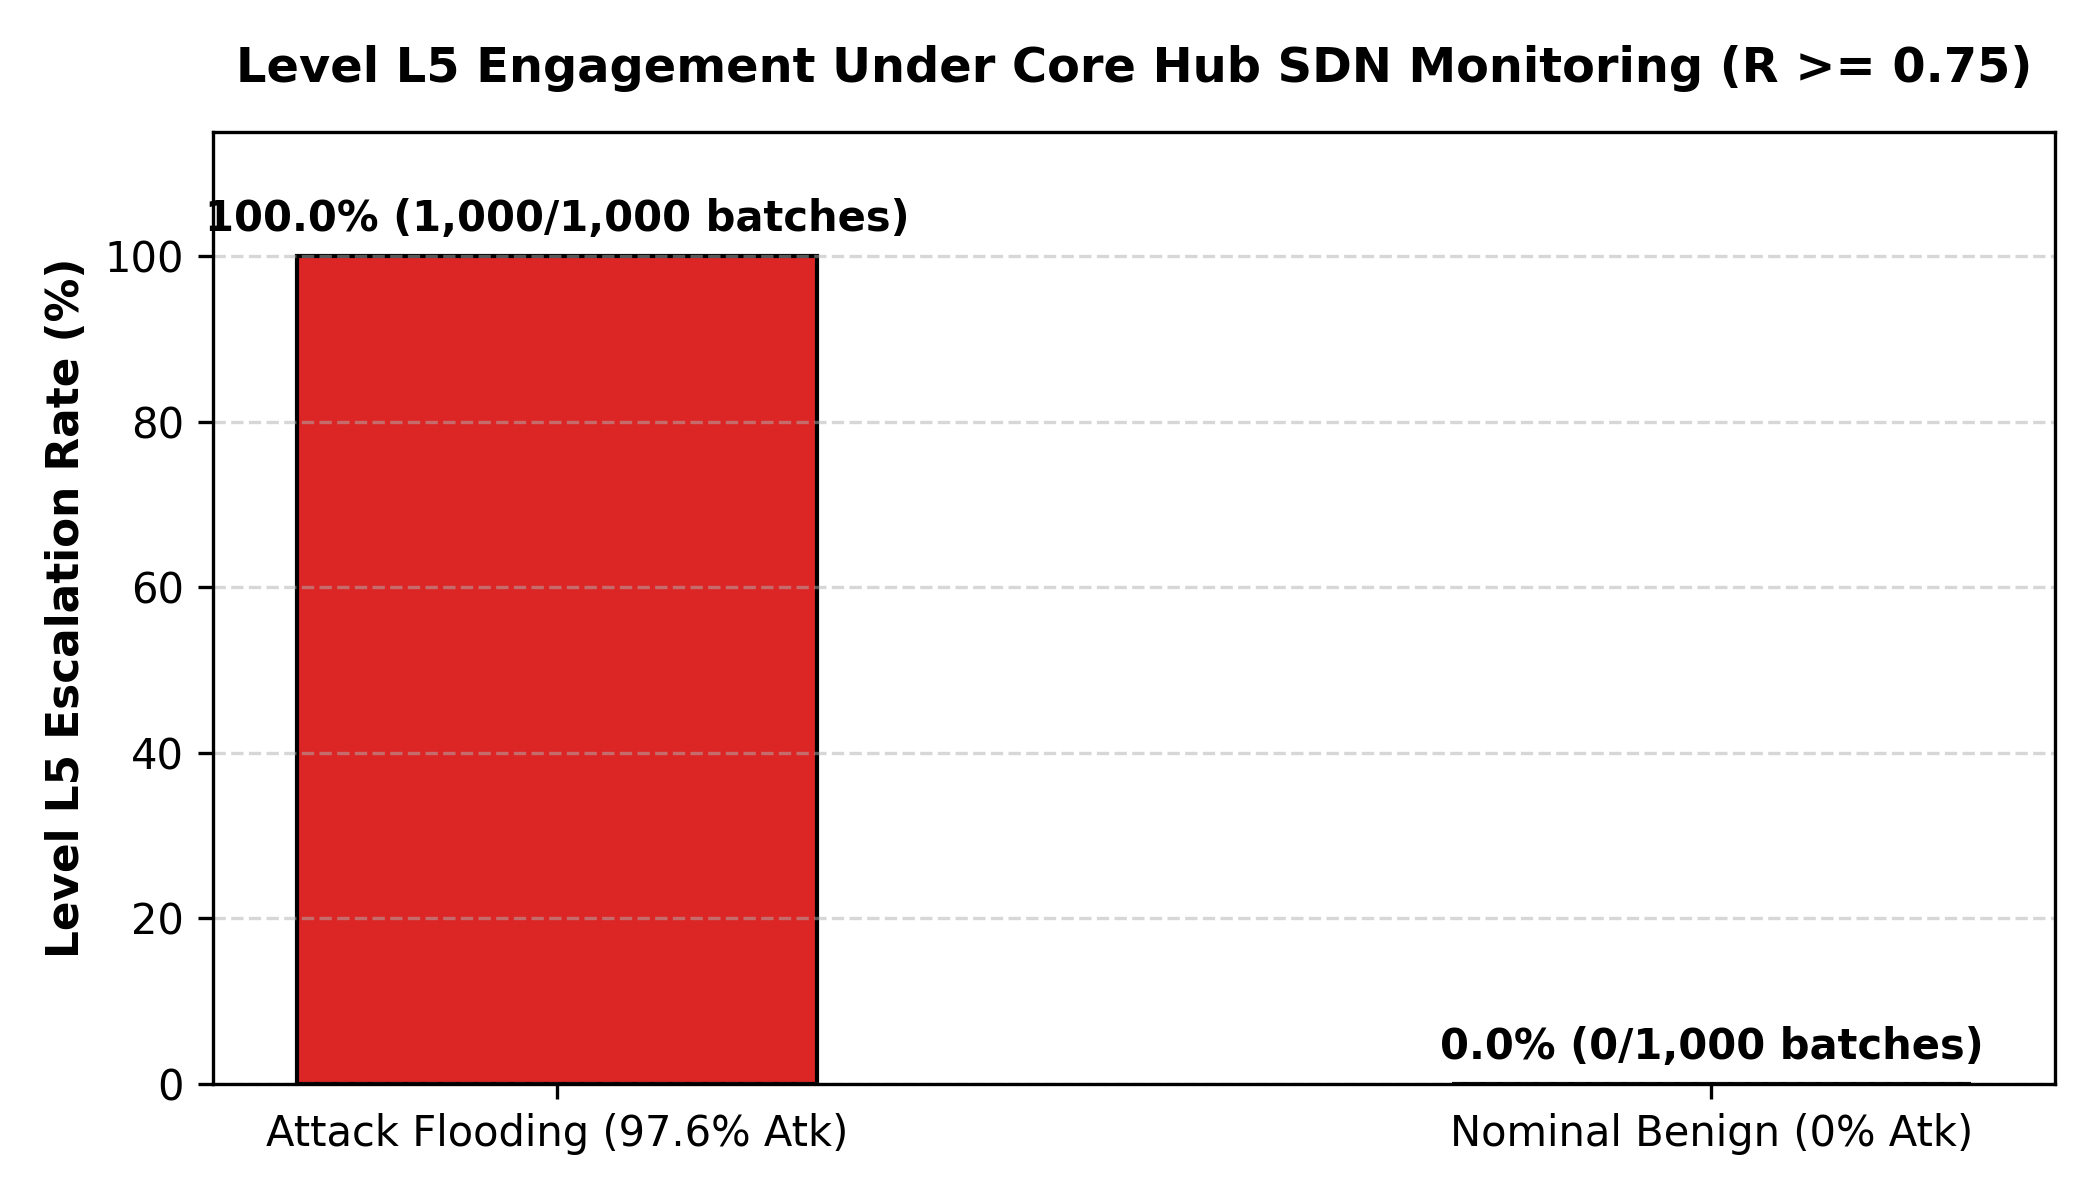

The Python source for this figure:
import pandas as pd
import matplotlib
matplotlib.use("Agg")
import matplotlib.pyplot as plt

df = pd.read_csv("experiments/E17_l5_population/results.csv")

plt.figure(figsize=(7, 4), dpi=300)
labels = ["Attack Flooding (97.6% Atk)", "Nominal Benign (0% Atk)"]
l5_rates = [100.0, 0.0]
plt.bar(labels, l5_rates, color=["#dc2626", "#16a34a"], width=0.45, edgecolor="black")
plt.ylabel("Level L5 Escalation Rate (%)", fontsize=10.5, fontweight="bold")
plt.title("Level L5 Engagement Under Core Hub SDN Monitoring (R >= 0.75)", fontsize=11.5, fontweight="bold", pad=12)
plt.ylim(0, 115)
for i, v in enumerate(l5_rates):
    plt.text(i, v + 3, f"{v:.1f}% ({'1,000/1,000 batches' if v==100 else '0/1,000 batches'})", ha="center", fontweight="bold")
plt.grid(axis="y", linestyle="--", alpha=0.5)
plt.tight_layout()
plt.savefig("experiments/E17_l5_population/plot.png", dpi=300)
plt.close()
print("Saved experiments/E17_l5_population/plot.png")
